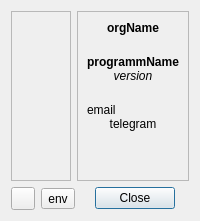
<?xml version="1.0" encoding="UTF-8"?>
<ui version="4.0">
 <class>AboutBox</class>
 <widget class="QDialog" name="AboutBox">
  <property name="windowTitle">
   <string>About</string>
  </property>
  <layout class="QVBoxLayout" name="verticalLayout">
   <item>
    <layout class="QHBoxLayout" name="horizontalLayout">
     <item>
      <widget class="QFrame" name="frame">
       <property name="frameShape">
        <enum>QFrame::StyledPanel</enum>
       </property>
       <property name="frameShadow">
        <enum>QFrame::Raised</enum>
       </property>
       <layout class="QVBoxLayout" name="verticalLayout_2">
        <item>
         <widget class="QLabel" name="lbl_avatar"/>
        </item>
       </layout>
      </widget>
     </item>
     <item>
      <widget class="QFrame" name="frame_2">
       <property name="frameShape">
        <enum>QFrame::StyledPanel</enum>
       </property>
       <property name="frameShadow">
        <enum>QFrame::Raised</enum>
       </property>
       <layout class="QVBoxLayout" name="verticalLayout_5">
        <property name="spacing">
         <number>0</number>
        </property>
        <item>
         <widget class="QLabel" name="lbl_orgName">
          <property name="font">
           <font>
            <weight>75</weight>
            <bold>true</bold>
           </font>
          </property>
          <property name="text">
           <string>orgName</string>
          </property>
          <property name="alignment">
           <set>Qt::AlignCenter</set>
          </property>
         </widget>
        </item>
        <item>
         <widget class="QWidget" name="widget" native="true">
          <property name="sizePolicy">
           <sizepolicy hsizetype="Preferred" vsizetype="Fixed">
            <horstretch>0</horstretch>
            <verstretch>0</verstretch>
           </sizepolicy>
          </property>
          <property name="minimumSize">
           <size>
            <width>0</width>
            <height>20</height>
           </size>
          </property>
         </widget>
        </item>
        <item>
         <widget class="QLabel" name="lbl_programmName">
          <property name="font">
           <font>
            <weight>75</weight>
            <bold>true</bold>
           </font>
          </property>
          <property name="text">
           <string>programmName</string>
          </property>
          <property name="alignment">
           <set>Qt::AlignCenter</set>
          </property>
         </widget>
        </item>
        <item>
         <widget class="QLabel" name="lbl_version">
          <property name="font">
           <font>
            <italic>true</italic>
           </font>
          </property>
          <property name="text">
           <string>version</string>
          </property>
          <property name="alignment">
           <set>Qt::AlignCenter</set>
          </property>
         </widget>
        </item>
        <item>
         <widget class="QWidget" name="widget_3" native="true">
          <property name="sizePolicy">
           <sizepolicy hsizetype="Preferred" vsizetype="Fixed">
            <horstretch>0</horstretch>
            <verstretch>0</verstretch>
           </sizepolicy>
          </property>
          <property name="minimumSize">
           <size>
            <width>0</width>
            <height>20</height>
           </size>
          </property>
         </widget>
        </item>
        <item>
         <widget class="QLabel" name="lbl_email">
          <property name="text">
           <string>email</string>
          </property>
         </widget>
        </item>
        <item>
         <widget class="QLabel" name="lbl_telegram">
          <property name="text">
           <string>telegram</string>
          </property>
          <property name="alignment">
           <set>Qt::AlignCenter</set>
          </property>
         </widget>
        </item>
        <item>
         <spacer name="verticalSpacer">
          <property name="orientation">
           <enum>Qt::Vertical</enum>
          </property>
          <property name="sizeHint" stdset="0">
           <size>
            <width>20</width>
            <height>40</height>
           </size>
          </property>
         </spacer>
        </item>
       </layout>
      </widget>
     </item>
    </layout>
   </item>
   <item>
    <layout class="QHBoxLayout" name="horizontalLayout_2">
     <item>
      <widget class="QToolButton" name="btn_about_qt"/>
     </item>
     <item>
      <widget class="QToolButton" name="btn_env">
       <property name="text">
        <string>env</string>
       </property>
      </widget>
     </item>
     <item>
      <widget class="QDialogButtonBox" name="buttonBox">
       <property name="standardButtons">
        <set>QDialogButtonBox::Close</set>
       </property>
       <property name="centerButtons">
        <bool>true</bool>
       </property>
      </widget>
     </item>
    </layout>
   </item>
  </layout>
 </widget>
 <tabstops>
  <tabstop>btn_about_qt</tabstop>
  <tabstop>btn_env</tabstop>
 </tabstops>
 <resources/>
 <connections/>
</ui>
